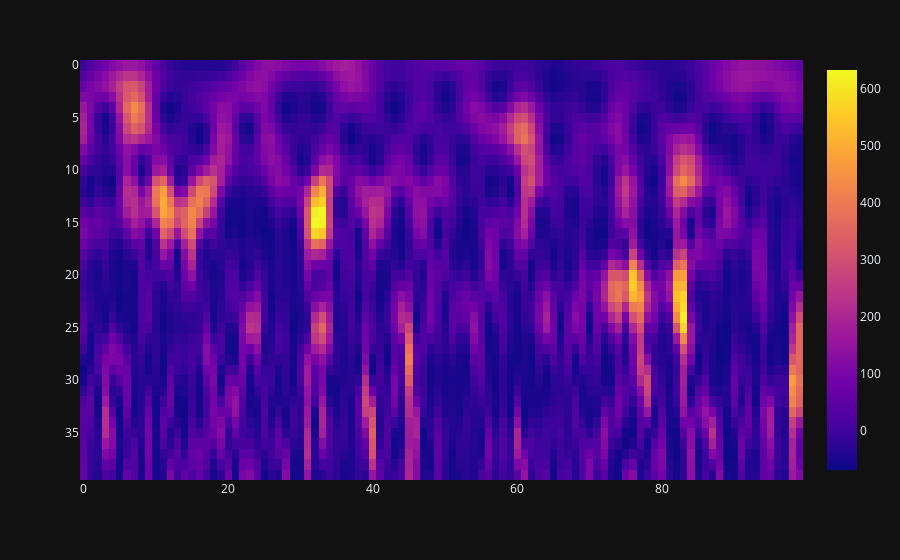

Source (notebook cell):
### Code cell
visualize_spectrogramm_part(ecog_data, 3, 20)

### Figure 1 — Plotly figure (JSON) as saved in the notebook; plotly's stock layout.template omitted (floating-point values rounded to 4 significant figures; data arrays with more than 128 entries replaced by an {"elided": "..."} marker saying what was removed)
{"data": [{"coloraxis": "coloraxis", "name": "0", "y": [0, 1, 2, 3, 4, 5, 6, 7, 8, 9, 10, 11, 12, 13, 14, 15, 16, 17, 18, 19, 20, 21, 22, 23, 24, 25, 26, 27, 28, 29, 30, 31, 32, 33, 34, 35, 36, 37, 38, 39], "z": {"elided": "40x100 float values"}, "type": "heatmap", "xaxis": "x", "yaxis": "y", "hovertemplate": "x: %{x}<br>y: %{y}<br>color: %{z}<extra></extra>"}], "layout": {"xaxis": {"anchor": "y", "domain": [0.0, 1.0]}, "yaxis": {"anchor": "x", "domain": [0.0, 1.0], "autorange": "reversed"}, "coloraxis": {"colorscale": [[0.0, "#0d0887"], [0.1111, "#46039f"], [0.2222, "#7201a8"], [0.3333, "#9c179e"], [0.4444, "#bd3786"], [0.5556, "#d8576b"], [0.6667, "#ed7953"], [0.7778, "#fb9f3a"], [0.8889, "#fdca26"], [1.0, "#f0f921"]]}, "margin": {"t": 60}}}
